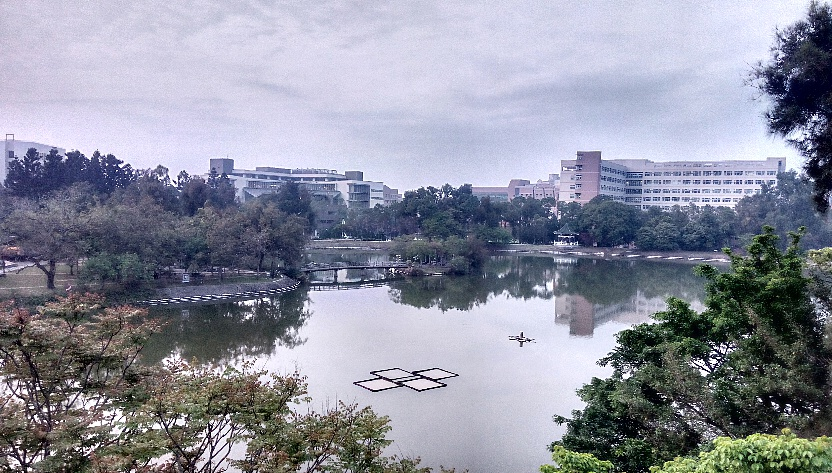
#> input picture sample/BFIMAG0237.jpg, 832 x 473 px, given as the content of the folder input, which was not available
$ python main.py sample/BFIMAG0237.jpg   (older library calls are emulated)
#> lines starting #> are read from the running program, lines starting #| are printed output that depends on the picture
### photo.py
import cv2
import numpy as np

from l0_gradient.l0_gradient_minimization import l0_gradient_minimization_2d


class Photo():

    input_dir = 'input/'
    output_dir = 'output/'

    methods = {
        'BF': {
            'func': cv2.bilateralFilter,
            'args': {'d': 9, 'sigmaColor': 9, 'sigmaSpace': 50}
        },
        'L0': {
            'func': l0_gradient_minimization_2d,
            'args': {'lmd': 0.02, 'beta_max': 1.0e5, 'beta_rate': 2.0}
        }
    }

    def __init__(self, filename, scale=None):
        self.filename = filename
        self.img = self.load_img(self.input_dir + filename, scale)
        self.normalize()

    def get_algo(self, method):
        algo = self.methods[method]
        return algo['func'], algo['args']

    def spilt_layers(self, method='BF'):
        func, kwargs = self.get_algo(method)
        base = func(self.img, **kwargs)
        detail = self.img - base
        base = self.img - detail
        return base, detail

    def load_img(self, filepath, scale):
#> called with filepath = 'input/BFIMAG0237.jpg', scale = 0.2
        img = cv2.imread(filepath)
#> img is the input picture: shape (473, 832, 3); mean B, G, R 158.7, 144.1, 141.6
        if scale:
            h, w = np.dot(img.shape[:2], scale).astype(np.int)
#> h = 94; w = 166
            img = cv2.resize(img, (w, h))
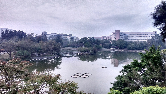
#> img: shape (94, 166, 3); mean B, G, R 158.6, 144, 141.5
        return img

    def normalize(self):
        self.img = np.array(self.img, dtype=np.float32)
        self.img /= 255

    def save_img(self, data, method_name='BF'):
        return cv2.imwrite(self.output_dir + method_name + self.filename, data)


def adjust_gamma(img, gamma=1.0):
    return img ** (1.0 / gamma)


# [7 lines left out: function clach, not called in this run]

### main.py
import os
import sys
import glob

import cv2

from photo import Photo, adjust_gamma, clach


def main(method_name):
    for file in glob.glob('input/*'):
        photo = Photo(os.path.basename(file), scale=0.2)

        base, detail = photo.spilt_layers(method_name)

        l_scale = 0.87
        base *= l_scale
        base = clach(base)
        base = adjust_gamma(base, gamma=1.1)
        base /= l_scale

        detail_g = cv2.GaussianBlur(detail, (3, 3), 2.0)
        detail = cv2.addWeighted(detail, 1.5, detail_g, -0.5, 0, detail)

        output = base + detail * 1.5
        output = output.clip(0, 1) * 255

        cv2.imshow('source', (photo.img * 255).astype('uint8'))
        cv2.imshow('output', output.astype('uint8'))
        cv2.waitKey()
        photo.save_img(output.astype('uint8'), method_name=method_name)


if __name__ == '__main__':
#> (the run stopped early here; a loop or call above may not have finished)

$ run again, on sample/BFhdr1.jpg
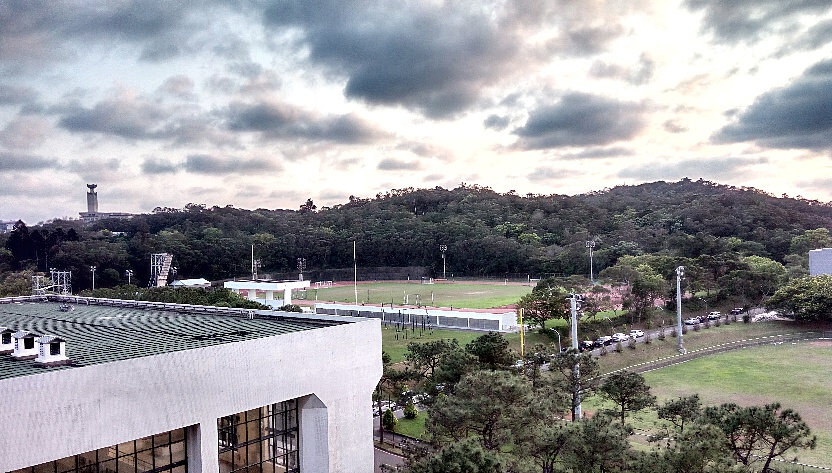
#> input picture sample/BFhdr1.jpg, 832 x 473 px, given as the content of the folder input, which was not available
#> in load_img, img is the input picture: shape (473, 832, 3); mean B, G, R 152.3, 149, 149.1
#> in load_img, `img = cv2.resize(img, (w, h))`:
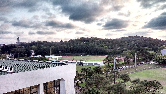
#> img: shape (94, 166, 3); mean B, G, R 151.9, 148.7, 148.8

$ run again, on sample/L0IMAG0222.jpg
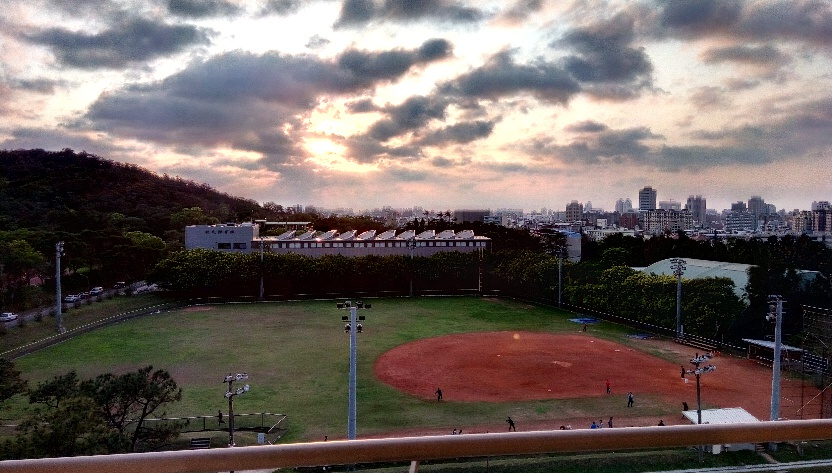
#> input picture sample/L0IMAG0222.jpg, 832 x 473 px, given as the content of the folder input, which was not available
#> in load_img, img is the input picture: shape (473, 832, 3); mean B, G, R 95.8, 98.6, 109.3
#> in load_img, `img = cv2.resize(img, (w, h))`:
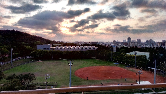
#> img: shape (94, 166, 3); mean B, G, R 95.9, 98.7, 109.5
